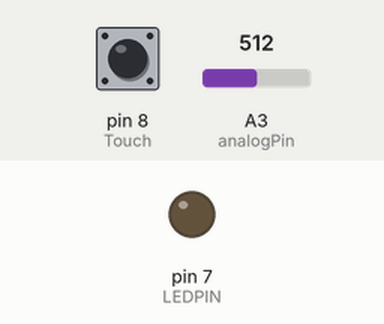
Recording of a sketch running on a simulated Arduino Uno, built with avr-gcc and run on an emulated ATmega328P. Shown: output pins drawn as LEDs (lit = HIGH). Dashed ring = blinking. Inputs (shaded band) come from the test bench; at power-on: pin 8 (Touch) HIGH, A3 (analogPin) = 512. What the sketch prints to the serial monitor is not drawn.

Above: at 1.2 s.
1.3 s: pin 8 (Touch) pulled LOW for 0.15 s
At 1.7 s:
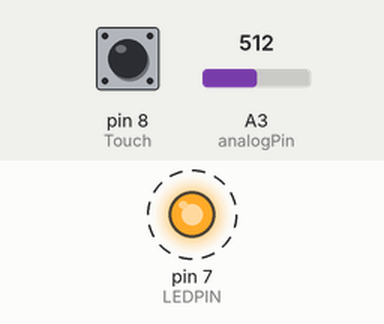
4.4 s: A3 (analogPin) set to 0
6.9 s: A3 (analogPin) set to 122
At 7.2 s:
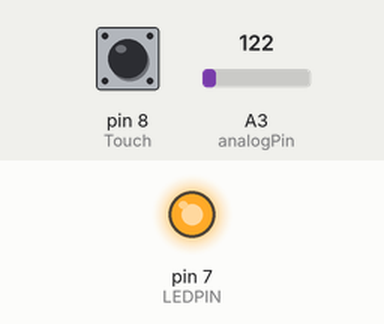
Timing chart, 0 to 15.9 s (numbered marks = the images above; inputs shaded):
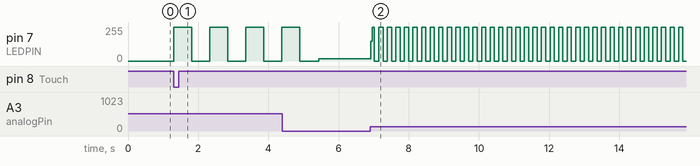

The sketch:

lab1.ino
```cpp
# define LEDPIN 7
# define Touch 8
int analogPin = A3;
int val = 0;
void setup() {
  // put your setup code here, to run once:
  Serial.begin(9600);
  pinMode(LEDPIN, OUTPUT);
  pinMode(Touch, INPUT);
}

void loop() {
  int Button = digitalRead(Touch);
  int Led = digitalRead(LEDPIN);
  Serial.println(val);
  if(Button == 0)
  {
    while(true){
    val = analogRead(analogPin);
    digitalWrite(LEDPIN, HIGH);
    delay (val);
    digitalWrite(LEDPIN, LOW);
    delay(val);
    }
  }
  else
  {
    digitalWrite(LEDPIN, LOW);
  }
  // put your main code here, to run repeatedly:
}
```

Measured:
- after the input at 1.3 s, pin 7 (LEDPIN): alternates 255/255 for 0.51 s and 0/255 for 0.51 s, starting at once
- after the input at 6.9 s, pin 7 (LEDPIN): 17/255 → 150/255 at once, then moves between 0/255 and 255/255, repeating every 0.73 s
